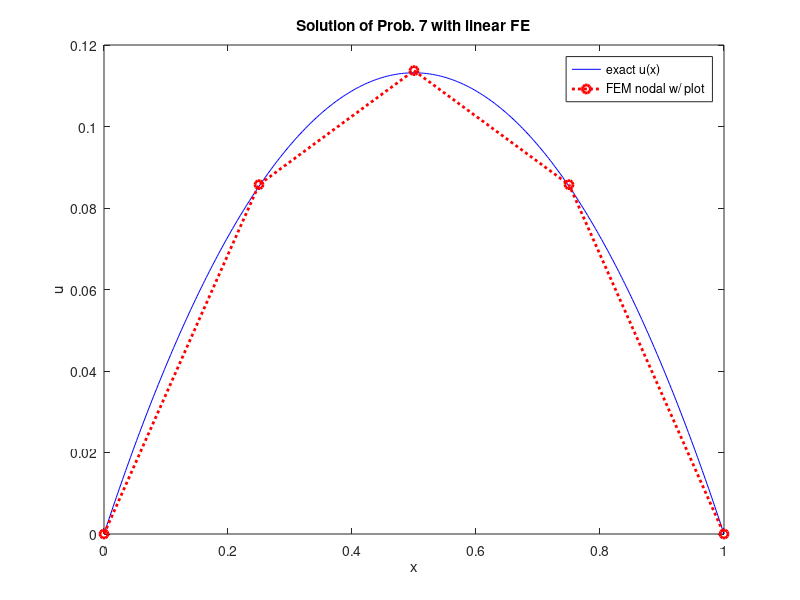
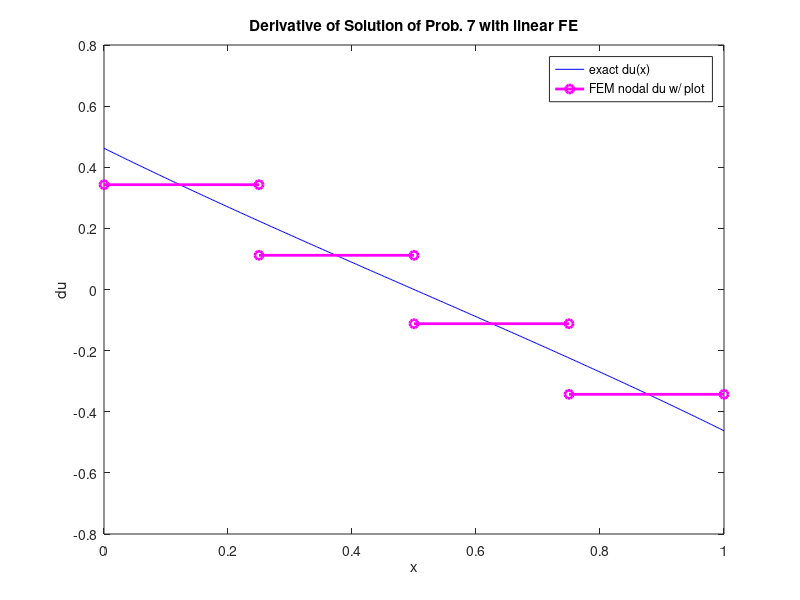

These figures' MATLAB source, in order:
%--------------------------------------------------------------------------
% Ola  Simple FINITE ELEMENT CODE FOR a 2node (linear) 1D 2nd order diff. equation
% como estao meus meninos
% version 04 M.M. Neves - It is not a fully tested code. 
% This version * Mar 2020 (Octave, but runs in Matlab)
% Solve 
%       a*d2u/dx2+c*u=f     In P7 a=-1, c=1 and f=1  
%       u(0)=u(1)=0         Only Dirichelet (essential) boundary conditions
%
%
%------Prob 7 * This is the short script _AP3_FEA_1D_Prob7s.m 
clear all
clc
dt2pause=0
%
% Input data including Physical properties (pre-processing)
Nelem=4                 % Total Number of Finite Elements
LL=1                    % Total Lenght of the Domain (in m)
he=LL/Nelem             % Element lenght (m)
fixdofs=[1;Nelem+1]     % Nodal value of u fixed at first node
%
format rat
% Element stiffness matrix construction:
Ke=1/he*[1 -1; -1 1] + he*[1/3 1/6; 1/6 1/3]
% Distributed load vector construction (Only uniform load f=1 case):
Fe=he/2*[1 ; 1]
disp ("wait please...");
pause (dt2pause);
%
% Definition of global matrices:
K=sparse(Nelem+1,Nelem+1);
F=sparse(Nelem+1,1);
%
for ie=1:Nelem
edof=[ie,ie+1];
K(edof,edof)=K(edof,edof)+Ke;
F(edof,1)=F(edof,1)+Fe;
 full(K)
 full(F)
disp ("wait please...");
pause (dt2pause);
end
%
% Dirichelet Boundary conditions:
alldofs=1:Nelem+1
freedofs=setdiff(alldofs,fixdofs)
%
 full(K(freedofs,freedofs))
 full(F(freedofs,1))
%
% Solving Ku=F (processing)
U(freedofs,1)=K(freedofs,freedofs)\F(freedofs,1)
U(fixdofs,1)=0;
full(U)
%
format long
full(U)
disp ("wait please...");
pause (dt2pause);
%
% plots (postprocessing)
% 
clf
figure(1)
x=0:he/100:1; y=-0.2689414*exp(x)-0.7310585*exp(-x)+1; plot(x,y,'b-'); hold on;
x=0:he:1; plot(x,U,'r:o','LineWidth',2);
%x=0:he:1; plot(x,U,'g:o','LineWidth',2);
%x=0:he:1; plot(x,U,'k:o','LineWidth',2);
xlabel('x'); ylabel('u'); title('Solution of Prob. 7 with linear FE'); hold on;
legend('exact u(x)','FEM nodal w/ plot');
title('Solution of Prob. 7 with linear FE')

figure(2)
x=0:he/100:1; dy=-0.2689414*exp(x)+0.7310585*exp(-x); plot(x,dy,'b-'); hold on
for ie=1:Nelem
dfe=-(1/he)*U(ie,1)+(1/he)*U(ie+1,1);
xe=(ie-1)*he:he:ie*he; plot(xe,[dfe dfe],'m-o','LineWidth',2); hold on
%xe=(ie-1)*he:he:ie*he; plot(xe,[dfe dfe],'g-o','LineWidth',2); hold on
%xe=(ie-1)*he:he:ie*he; plot(xe,[dfe dfe],'k-o','LineWidth',2); hold on
end
xlabel('x'); ylabel('du'); 
legend('exact du(x)','FEM nodal du w/ plot')
title('Derivative of Solution of Prob. 7 with linear FE')




